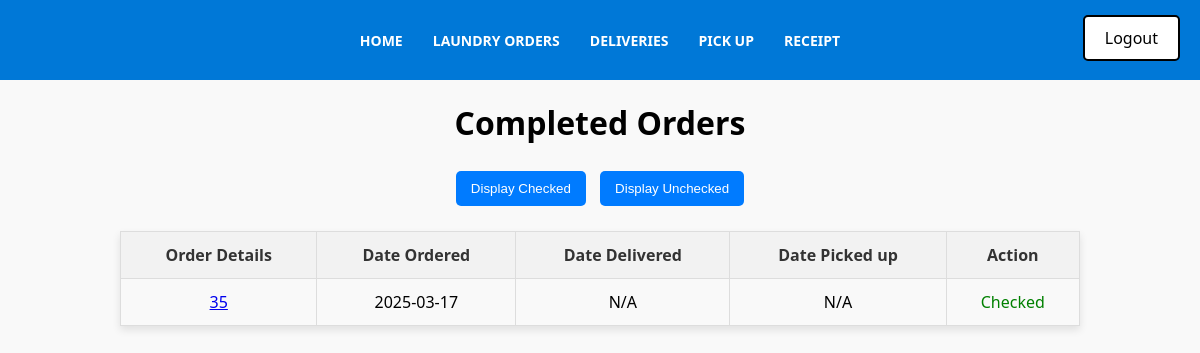
Before: /Receiptsdraft.php (signed in) with the older database file.
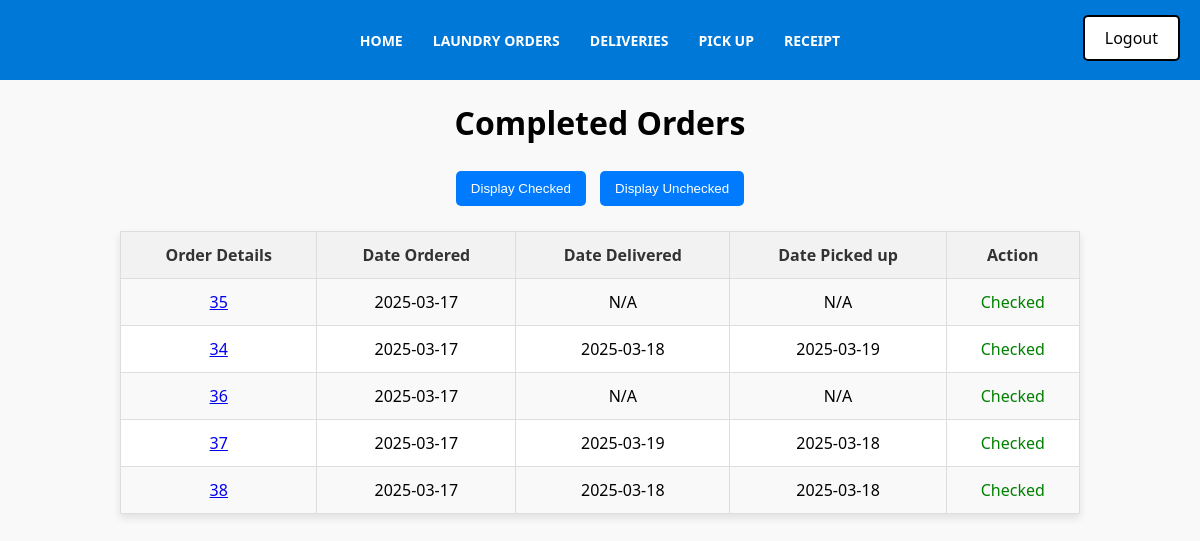
After: the same page with the newer database file.
### tables this page shows
CREATE TABLE `Receipts` (
  `Receipt_ID` int(11) NOT NULL AUTO_INCREMENT,
  `Order_ID` int(11) NOT NULL,
  `Delivery_ID` int(11) DEFAULT NULL,
  `Pickup_ID` int(11) DEFAULT NULL,
  `Date_completed` date DEFAULT NULL,
  `Time_completed` time DEFAULT NULL,
  `Status` enum('Checked','Unchecked') DEFAULT 'Unchecked',
  PRIMARY KEY (`Receipt_ID`),
  KEY `Orders_Receipts` (`Order_ID`),
  KEY `Delivery_Receipts` (`Delivery_ID`),
  KEY `Pickups_Receipts` (`Pickup_ID`),
  CONSTRAINT `Delivery_Receipts` FOREIGN KEY (`Delivery_ID`) REFERENCES `Delivery` (`Delivery_ID`),
  CONSTRAINT `Orders_Receipts` FOREIGN KEY (`Order_ID`) REFERENCES `Orders` (`Order_ID`),
  CONSTRAINT `Pickups_Receipts` FOREIGN KEY (`Pickup_ID`) REFERENCES `Pickups` (`Pickup_ID`)
);

CREATE TABLE `Orders` (
  `Order_ID` int(11) NOT NULL AUTO_INCREMENT,
  `Order_date` date NOT NULL,
  `Laundry_type` varchar(40) NOT NULL,
  `Laundry_quantity` varchar(40) NOT NULL,
  `Cleaning_type` varchar(40) NOT NULL,
  `Place` varchar(40) NOT NULL,
  `Priority_number` varchar(40) NOT NULL,
  `Status` varchar(250) DEFAULT NULL,
  `User_ID` int(11) NOT NULL,
  PRIMARY KEY (`Order_ID`),
  KEY `Users_Orders` (`User_ID`),
  CONSTRAINT `Users_Orders` FOREIGN KEY (`User_ID`) REFERENCES `Users` (`User_ID`)
);

CREATE TABLE `Delivery` (
  `Delivery_ID` int(11) NOT NULL AUTO_INCREMENT,
  `Delivery_date` date DEFAULT NULL,
  `Delivery_staff_name` varchar(40) DEFAULT NULL,
  `Contact_info` varchar(40) DEFAULT NULL,
  `Status` varchar(250) DEFAULT NULL,
  `Order_ID` int(11) NOT NULL,
  `User_ID` int(11) NOT NULL,
  PRIMARY KEY (`Delivery_ID`),
  KEY `Orders_Delivery` (`Order_ID`),
  KEY `Users_Delivery` (`User_ID`),
  CONSTRAINT `Orders_Delivery` FOREIGN KEY (`Order_ID`) REFERENCES `Orders` (`Order_ID`),
  CONSTRAINT `Users_Delivery` FOREIGN KEY (`User_ID`) REFERENCES `Users` (`User_ID`)
);

CREATE TABLE `Pickups` (
  `Pickup_ID` int(11) NOT NULL AUTO_INCREMENT,
  `Date` date DEFAULT NULL,
  `Status` varchar(250) DEFAULT NULL,
  `Pickup_staff_name` varchar(40) DEFAULT NULL,
  `Contact_info` varchar(11) DEFAULT NULL,
  `Order_ID` int(11) NOT NULL,
  `User_ID` int(11) NOT NULL,
  PRIMARY KEY (`Pickup_ID`),
  KEY `Orders_Pickups` (`Order_ID`),
  KEY `Users_Pickups` (`User_ID`),
  CONSTRAINT `Orders_Pickups` FOREIGN KEY (`Order_ID`) REFERENCES `Orders` (`Order_ID`),
  CONSTRAINT `Users_Pickups` FOREIGN KEY (`User_ID`) REFERENCES `Users` (`User_ID`)
);

### htdocs/Receiptsdraft.php (the view, shortened to what this page needs)
<?php
include 'db_connect.php';
include 'Menu.php';
include 'Logout.php';
$filter = isset($_GET['filter']) ? $_GET['filter'] : 'Unchecked';
$condition = $filter == 'Checked' ? "AND Receipts.Status = 'Checked'" : "AND Receipts.Status = 'Unchecked'";
?>
<!DOCTYPE html>
<html lang="en">
<head>
    <link rel="stylesheet" href="home.css">
</head>
<body>
<h1>Completed Orders</h1>
<div class="filter-buttons">
    <button onclick="window.location.href='?filter=Checked'">Display Checked</button>
    <button onclick="window.location.href='?filter=Unchecked'">Display Unchecked</button>
</div>
<?php
$sql = "SELECT Receipts.*, Orders.Order_date, Orders.Laundry_type, Orders.Laundry_quantity,
               Orders.Cleaning_type, Orders.Place, Orders.Status,
               Delivery.Delivery_date, Delivery.Delivery_staff_name,
               Pickups.Date AS Pickup_Date, Pickups.Pickup_staff_name
        FROM Receipts
        INNER JOIN Orders ON Receipts.Order_ID = Orders.Order_ID
        LEFT JOIN Delivery ON Receipts.Delivery_ID = Delivery.Delivery_ID
        LEFT JOIN Pickups ON Receipts.Pickup_ID = Pickups.Pickup_ID
        WHERE 1 $condition";
$result = mysqli_query($conn, $sql);
if (!$result) {
    echo "Error: " . mysqli_error($conn);
} else {
?>
<table>
    <tr>
        <th>Order Details</th>
        <th>Date Ordered</th>
        <th>Date Delivered</th>
        <th>Date Picked up</th>
        <th>Action</th>
    </tr>
    <?php
    while ($row = mysqli_fetch_assoc($result)) {
        echo "<tr>";
        echo "<td><a href='Generation2.php?Receipt_ID=" . htmlspecialchars($row['Receipt_ID']) . "'>" . htmlspecialchars($row['Order_ID']) . "</a></td>";
        echo "<td>" . htmlspecialchars($row["Order_date"]) . "</td>";
        echo "<td>" . htmlspecialchars($row["Delivery_date"] ?? "N/A") . "</td>";
        echo "<td>" . htmlspecialchars($row["Pickup_Date"] ?? "N/A") . "</td>";
        echo "<td>";
        if ($row['Status'] === 'Unchecked') {
            echo "<a href='?Receipt_ID=" . $row['Receipt_ID'] . "' style='color: red;'>Mark as Checked</a>";
        } else {
            echo "<span style='color: green;'>Checked</span>";
        }
        echo "</td>";
        echo "</tr>";
    }
    ?>
</table>
<?php
}
?>
</body>
</html>

Changed rows visible on the page:
added receipts: Order_ID "34", Order_ID.Order_date "2025-03-17", Delivery_ID.Delivery_date "2025-03-18", Pickup_ID.Date "2025-03-19"
added receipts: Order_ID "36", Order_ID.Order_date "2025-03-17", Delivery_date "N/A", Pickup_Date "N/A"
added receipts: Order_ID "37", Order_ID.Order_date "2025-03-17", Delivery_ID.Delivery_date "2025-03-19", Pickup_ID.Date "2025-03-18"
added receipts: Order_ID "38", Order_ID.Order_date "2025-03-17", Delivery_ID.Delivery_date "2025-03-18", Pickup_ID.Date "2025-03-18"
